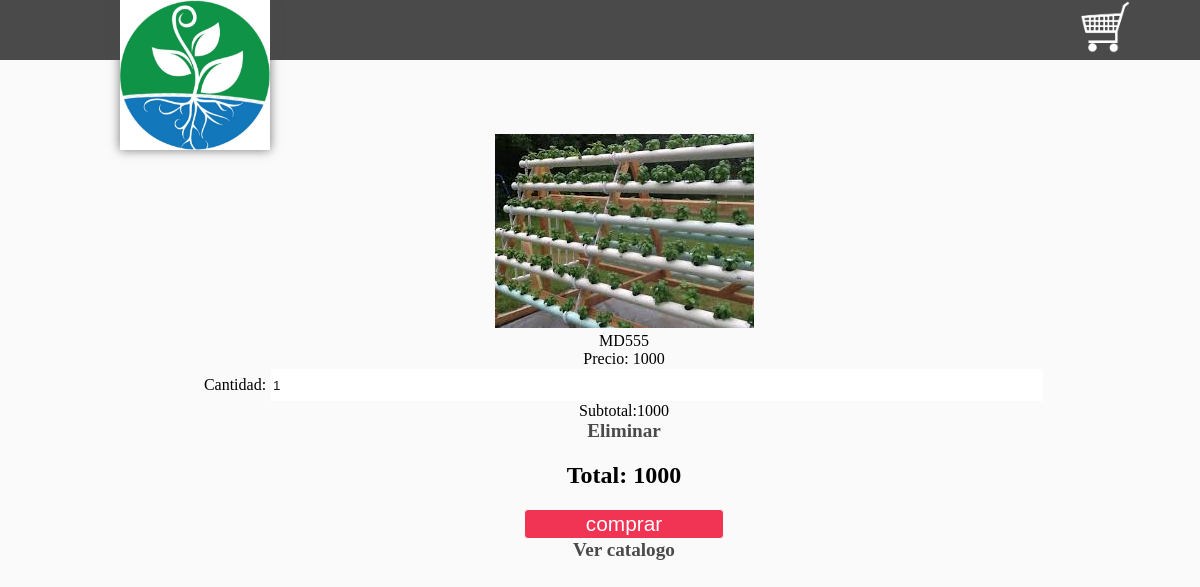
Page /admin/carritodecompracama.php?id=1 on the committed database.
### tables this page shows
CREATE TABLE `cama_hidroponica` (
  `id` int(10) NOT NULL,
  `nombre` varchar(50) NOT NULL,
  `capacidad_tanque` varchar(50) NOT NULL,
  `precio` varchar(50) NOT NULL,
  `descripcion` varchar(50) NOT NULL,
  `imagen` text NOT NULL
);

### admin/carritodecompracama.php (the view, shortened to what this page needs)
<?php
	$link=Conectarse();
	if(isset($_SESSION['carritos'])){
		if(isset($_GET['id'])){
					$arreglo=$_SESSION['carritos'];
					$encontro=false;
					$numero=0;
					for($i=0;$i<count($arreglo);$i++){
						if($arreglo[$i]['Id']==$_GET['id']){
							$encontro=true;
							$numero=$i;
						}
					}
					if($encontro==true){
						$arreglo[$numero]['Cantidad']=$arreglo[$numero]['Cantidad']+1;
						$_SESSION['carritos']=$arreglo;
					}else{
						$nombre="";
						$precio=0;
						$imagen="";
						$re=mysqli_query($link,"select * from cama_hidroponica where id=".$_GET['id']);
						while ($f=mysqli_fetch_array($re)) {
							$nombre=$f['nombre'];
							$precio=$f['precio'];
							$imagen=$f['imagen'];
						}
						$datosNuevos=array('Id'=>$_GET['id'],
										'Nombre'=>$nombre,
										'Precio'=>$precio,
										'Imagen'=>$imagen,
										'Cantidad'=>1);
						array_push($arreglo, $datosNuevos);
						$_SESSION['carritos']=$arreglo;
					}
		}
	}else{
		if(isset($_GET['id'])){
			$re=mysqli_query($link,"select * from cama_hidroponica where id=".$_GET['id']);
		}
	}
?>
<!DOCTYPE html>
<html lang="es">
<head>
	<link rel="stylesheet" type="text/css" href="./css/estilos.css">
</head>
<body>
	<header>
		<img src="./imagenes/hidrologo.jpg" id="logo">
		<a href="./carritodecompracama.php" title="ver carrito de compras">
			<img src="./imagenes/carrito.png">
		</a>
	</header>
	<section>
		<?php
			$total=0;
			if(isset($_SESSION['carritos'])){
			$datos=$_SESSION['carritos'];
			$total=0;
			for($i=0;$i<count($datos);$i++){
	?>
				<div class="productos">
					<center>
						<img src="./productos/<?php echo $datos[$i]['Imagen'];?>"><br>
						<span ><?php echo $datos[$i]['Nombre'];?></span><br>
						<span>Precio: <?php echo $datos[$i]['Precio'];?></span><br>
						<span>Cantidad:
							<input type="text" value="<?php echo $datos[$i]['Cantidad'];?>"
							data-precio="<?php echo $datos[$i]['Precio'];?>"
							data-id="<?php echo $datos[$i]['Id'];?>"
							class="cantidad">
						</span><br>
						<span class="subtotal">Subtotal:<?php echo $datos[$i]['Cantidad']*$datos[$i]['Precio'];?></span><br>
						<a href="#" class="eliminar" data-id="<?php echo $datos[$i]['Id']?>">Eliminar</a>
					</center>
				</div>
			<?php
				$total=($datos[$i]['Cantidad']*$datos[$i]['Precio'])+$total;
			}
			}else{
				echo '<center><h2>No has añadido ningun producto</h2></center>';
			}
			echo '<center><h2 id="total">Total: '.$total.'</h2></center>';
			if($total!=0){
			?>
				<form action="https://www.paypal.com/cgi-bin/webscr" method="post" id="formulario">
					<center><input type="submit" value="comprar" class="aceptar" style="width:200px"></center>
			</form>
			<?php
			}
		?>
		<center><a href="camasventa.php">Ver catalogo</a></center>
	</section>
</body>
</html>

### admin/css/estilos.css (style rules this page uses)
html { padding: 0px; margin: 0px; }
body { background-color: #fafafa; padding: 0px; margin: 0px; }
header { width: 100%; height: 60px; background-color: #4a4a4a; color:white; }
a { color: #4a4a4a; font-weight: bolder; font-size: 1.2rem; text-decoration: none; }
header a { width: 50px; left: 90%; display: inline-block; vertical-align: top; position: fixed; z-index: 2; background-color: #4a4a4a; }
header a img { width: 100%; }
section { width: 80%; min-height: 500px; padding: 2%; margin:0 auto; margin-left: 10%; margin-top: 50px; }
#logo { width: 150px; height: 150px; display: inline-block; vertical-align: top; position:absolute; z-index: 2; left: 10%; -webkit-box-shadow: 0px 0px 10px rgba(74, 74, 74, 0.75); -moz-box-shadow: 0px 0px 10px rgba(74, 74, 74, 0.75); box-shadow: 0px 0px 10px rgba(74, 74, 74, 0.75); }
.aceptar { background-color: #f13453; color:white; padding-left: 20px; padding-right: 20px; border-radius: 4px; font-size: 1.3rem; }
#formulario { width: 50%; height: auto; margin:0 auto; }
input { width: 80%; height: 30px; border:1px solid #fafafa; color:#1e1e1e; }

### rows in the picture
cama_hidroponica: imagen (picture), nombre "MD555", precio "1000", id "1", $datos[$i]['Cantidad']*$datos[$i]['Precio'] "1000"

### other values in the picture
$total "1000"
